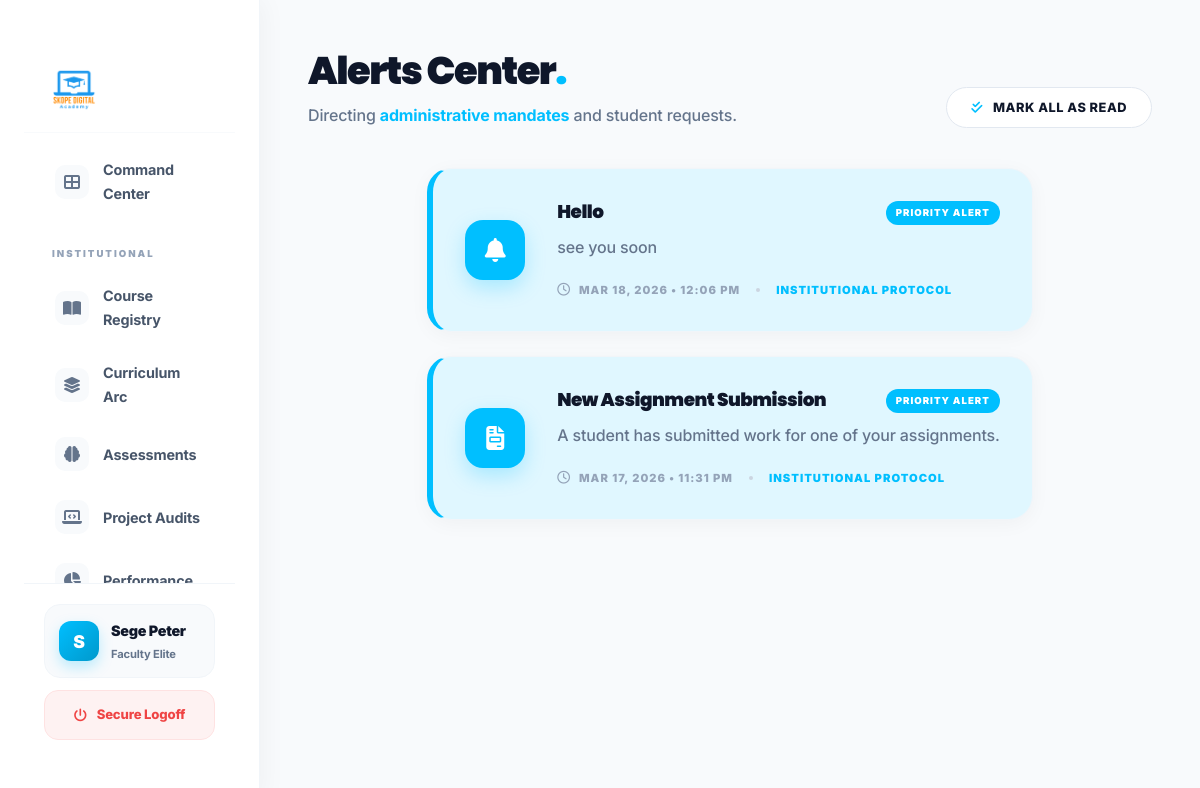
Screenshot of /tutor/notifications.php (signed in) with the database file from the repository.
### tables this page shows
CREATE TABLE `notifications` (
  `id` int(11) NOT NULL AUTO_INCREMENT,
  `title` varchar(255) NOT NULL,
  `message` text NOT NULL,
  `user_role` enum('all','admin','tutor','student') DEFAULT NULL,
  `target_user_id` int(11) DEFAULT NULL,
  `read_status` tinyint(1) DEFAULT 0,
  `created_at` datetime DEFAULT current_timestamp(),
  PRIMARY KEY (`id`)
);

### tutor/notifications.php (the view, shortened to what this page needs)
<?php
require_once 'includes/header.php';
$tutor = currentUser();
try {
    $stmt = $pdo->prepare("SELECT * FROM notifications
                           WHERE target_user_id = ? OR user_role = 'tutor' OR user_role = 'all'
                           ORDER BY created_at DESC");
    $stmt->execute([$tutor['id']]);
    $notifications = $stmt->fetchAll();
} catch (Exception $e) {
    $notifications = [];
}
?>
<?php require_once 'includes/sidebar.php'; ?>
<main class="main-content">
<header class="portal-header" style="margin-bottom: 40px; display: flex; justify-content: space-between; align-items: flex-end; flex-wrap: wrap; gap: 20px;">
    <div class="greeting">
        <h1 style="font-size: clamp(1.8rem, 5vw, 2.4rem); font-weight: 950; margin: 0; letter-spacing: -1.5px; color: var(--text-main);">Alerts Center<span style="color: var(--primary);">.</span></h1>
        <p style="color: var(--text-dim); margin-top: 8px; font-weight: 500; font-size: 1rem;">Directing <span style="color: var(--primary); font-weight: 700;">administrative mandates</span> and student requests.</p>
    </div>
    <div style="display: flex; gap: 12px;">
        <?php if (count($notifications) > 0): ?>
        <form method="POST">
            <button type="submit" name="mark_all_read" class="btn-premium" style="background: white; color: var(--text-main); border: 1px solid #E2E8F0; box-shadow: none; font-size: 0.8rem; padding: 12px 24px;">
                <i class="fas fa-check-double" style="color: var(--primary);"></i> MARK ALL AS READ
            </button>
        </form>
        <?php endif; ?>
    </div>
</header>
<div class="notif-container" style="max-width: 900px; margin: 0 auto;">
    <?php if (empty($notifications)): ?>
        <div style="text-align:center; padding: 120px 40px; background: white; border-radius: 32px; border: 1px solid #F1F5F9; box-shadow: var(--shadow-soft);">
            <div style="width: 80px; height: 80px; background: #F8FAFC; border-radius: 24px; display: flex; align-items: center; justify-content: center; margin: 0 auto 24px; font-size: 2rem; color: #CBD5E1;"><i class="fas fa-bell-slash"></i></div>
            <h3 style="margin: 0 0 12px; font-weight: 950; font-size: 1.4rem; letter-spacing: -0.5px;">Institutional Silence</h3>
            <p style="color: var(--text-dim); font-weight: 600; max-width: 400px; margin: 0 auto;">You have no new mandates or requests within your priority pool.</p>
        </div>
    <?php else: ?>
        <?php foreach($notifications as $n): ?>
            <?php
                $isUnread = ($n['read_status'] == 0);
                $icon = 'fas fa-bell';
                $color = 'var(--primary)';
                if (stripos($n['title'], 'assignment') !== false) { $icon = 'fas fa-file-invoice'; $color = '#00BFFF'; }
            ?>
            <div class="premium-card flex-responsive" style="padding: 32px; margin-bottom: 24px; transition: 0.3s; <?= $isUnread ? 'background: #E0F7FF; border-left: 6px solid var(--primary);' : 'background: white;' ?>">
                <div style="width: 60px; height: 60px; border-radius: 18px; background: <?= $isUnread ? 'var(--primary)' : '#F8FAFC' ?>; color: <?= $isUnread ? 'white' : $color ?>; display: flex; align-items: center; justify-content: center; font-size: 1.5rem; flex-shrink: 0; box-shadow: <?= $isUnread ? '0 8px 20px rgba(0, 191, 255, 0.25)' : 'none' ?>; border: 1px solid <?= $isUnread ? 'transparent' : '#E2E8F0' ?>;">
                    <i class="<?= $icon ?>"></i>
                </div>
                <div style="flex: 1;">
                    <div style="display: flex; justify-content: space-between; align-items: flex-start; margin-bottom: 10px;">
                        <h4 style="margin: 0; font-weight: 950; font-size: 1.15rem; color: var(--text-main); letter-spacing: -0.5px;"><?= htmlspecialchars($n['title']) ?></h4>
                        <?php if($isUnread): ?>
                            <span style="font-size: 0.6rem; font-weight: 950; color: white; background: var(--primary); padding: 4px 10px; border-radius: 50px; text-transform: uppercase; letter-spacing: 1px;">Priority Alert</span>
                        <?php endif; ?>
                    </div>
                    <p style="margin: 0 0 20px; font-size: 1rem; color: var(--text-dim); font-weight: 500; line-height: 1.6;"><?= nl2br(htmlspecialchars($n['message'])) ?></p>
                    <div style="display: flex; align-items: center; gap: 16px;">
                        <div style="font-size: 0.7rem; color: #94A3B8; font-weight: 850; text-transform: uppercase; letter-spacing: 1px; display: flex; align-items: center; gap: 8px;">
                            <i class="far fa-clock" style="font-size: 0.8rem;"></i> <?= date('M d, Y • h:i A', strtotime($n['created_at'])) ?>
                        </div>
                        <div style="height: 4px; width: 4px; border-radius: 50%; background: #CBD5E1;"></div>
                        <div style="font-size: 0.7rem; color: var(--primary); font-weight: 950; text-transform: uppercase; letter-spacing: 1px;">Institutional Protocol</div>
                    </div>
                </div>
            </div>
        <?php endforeach; ?>
    <?php endif; ?>
</div>
</main>
</body>
</html>

### assets/css/main.css (style rules this page uses)
:root { --primary: #00BFFF; --primary-dark: #0080FF; --primary-glow: rgba(0, 191, 255, 0.12); --secondary: #FF8C00; --secondary-dark:#E67E00; --secondary-glow:rgba(255, 140, 0, 0.12); --slate-900: #0f172a; --slate-800: #1e293b; --slate-700: #334155; --slate-100: #f1f5f9; --white: #FFFFFF; --bg-light: #F8FAFC; --dark: #0f172a; --dark-card: #ffffff; --dark-border: #e2e8f0; --glass-bg: rgba(255, 255, 255, 0.7); --glass-border: rgba(255, 255, 255, 0.4); --text-main: #0f172a; --text-muted: #475569; --text-dim: #64748b; --success: #10B981; --warning: #F59E0B; --danger: #EF4444; --radius-sm: 8px; --radius: 14px; --radius-lg: 24px; --radius-xl: 32px; --shadow-premium: 0 20px 40px -15px rgba(15, 23, 42, 0.1); --shadow-lg: 0 25px 50px -12px rgba(0, 0, 0, 0.08); --transition: 0.4s cubic-bezier(0.16, 1, 0.3, 1); --font-main: 'Inter', sans-serif; --font-heading: 'Poppins', sans-serif; --vid-indigo: #3B3C68; --vid-indigo-dark:#2A2B4D; --vid-light: #F8FAFD; --vid-slate: #1E293B; }
*, *::before, *::after { box-sizing: border-box; margin: 0; padding: 0; }
html { scroll-behavior: smooth; font-size: 16px; }
body { font-family: var(--font-main); background: var(--bg-light); color: var(--text-main); line-height: 1.65; overflow-x: hidden; -webkit-font-smoothing: antialiased; letter-spacing: -0.01em; }
h1, h2, h3, h4, h5, h6 { font-family: var(--font-heading); font-weight: 800; color: #1e293b; letter-spacing: -0.03em; }
button { cursor: pointer; font-family: var(--font-main); }
h1, h2, h3, h4, h5, h6 { font-weight: 700; line-height: 1.2; color: var(--text-primary); }
h1 { font-size: clamp(2rem, 5vw, 3.5rem); }
h4 { font-size: 1.25rem; }
.premium-card { background: var(--white); border: 1px solid var(--dark-border); border-radius: var(--radius-lg); padding: 40px; transition: var(--transition); box-shadow: var(--shadow-premium); position: relative; overflow: hidden; }
:root { --sidebar-w: 280px; }
html, body { min-height: 100vh; width: 100%; }
.main-content { margin-left: var(--sidebar-w); min-height: 100vh; padding: 40px 60px; background: var(--bg-light); width: auto; position: relative; transition: all var(--transition); }
:root { --sidebar-w: 260px; }
.main-content { margin-left: var(--sidebar-w); padding: 32px 48px; }
@media (max-width: 1366px) { .main-content { padding: 24px 32px; } }

### assets/css/admin.css (style rules this page uses)
:root { --primary: #00AEEF; --primary-glow: rgba(0, 174, 239, 0.12); --secondary: #FF8C00; --accent: #6366F1; --success: #10B981; --danger: #EF4444; --warning: #F59E0B; --bg-main: #F8FAFC; --bg-sidebar: #FFFFFF; --surface: #FFFFFF; --surface-glass: rgba(255, 255, 255, 0.9); --text-main: #0F172A; --text-dim: #64748B; --text-muted: #94A3B8; --border: #E2E8F0; --border-light: rgba(226, 232, 240, 0.6); --shadow-sm: 0 4px 12px rgba(15, 23, 42, 0.04); --shadow-md: 0 12px 30px rgba(15, 23, 42, 0.08); --shadow-lg: 0 20px 50px rgba(15, 23, 42, 0.12); --shadow-premium: 0 30px 60px -12px rgba(15, 23, 42, 0.18); --radius-sm: 12px; --radius-md: 20px; --radius-lg: 32px; --sidebar-w: 280px; --header-h: 80px; --transition: 0.4s cubic-bezier(0.4, 0, 0.2, 1); --grad-primary: linear-gradient(135deg, #00AEEF 0%, #0072FF 100%); --grad-dark: linear-gradient(135deg, #0f172a 0%, #1e293b 100%); }
* { box-sizing: border-box; margin: 0; padding: 0; }
body.dashboard-body { background: var(--bg-main); color: var(--text-main); font-family: 'Inter', sans-serif; display: flex; overflow-x: hidden; }
.main-content { margin-left: var(--sidebar-w); flex: 1; min-height: 100vh; display: flex; flex-direction: column; transition: var(--transition); }
.premium-card { background: var(--surface); border-radius: var(--radius-md); padding: 32px; box-shadow: var(--shadow-sm); border: 1px solid var(--border); transition: var(--transition); }
.btn-premium { background: var(--grad-primary); color: white; padding: 12px 24px; border-radius: 14px; font-weight: 800; font-size: 0.85rem; text-decoration: none; display: inline-flex; align-items: center; gap: 10px; border: none; cursor: pointer; transition: 0.3s; box-shadow: 0 10px 20px -5px rgba(0, 174, 239, 0.3); }

### rows the page displays
notifications: title "Hello", read_status "PRIORITY ALERT", message "see you soon", created_at "MAR 18, 2026 • 12:06 PM"
notifications: title "New Assignment Submission", read_status "PRIORITY ALERT", message "A student has submitted work for one of your assignments.", created_at "MAR 17, 2026 • 11:31 PM"

### other values shown
substr($tutor['name'] ?? 'T', 0, 1) "S"
$tutor['name'] "Sege Peter"
